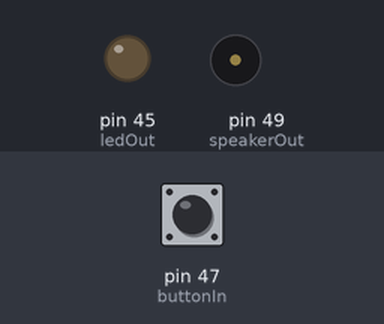
This sketch was run on a simulated Arduino Mega 2560, built with avr-gcc and run on an emulated ATmega2560. Shown: output pins drawn as LEDs (lit = HIGH), buzzer (waves = sounding). The inputs (shaded band) are chosen by the test bench; at power-on: pin 47 (buttonIn) LOW.

Above: at 1.2 s.
1.3 s: pin 47 (buttonIn) pulled HIGH for 0.15 s
At 2.2 s:
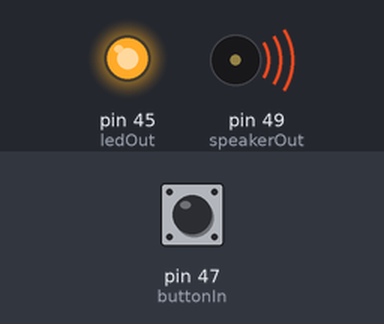
4.4 s: pin 47 (buttonIn) pulled HIGH for 1 s
At 7.99 s:
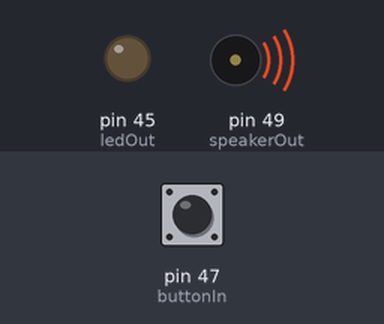
Timing chart, 0 to 9.5 s (numbered marks = the images above; inputs shaded):
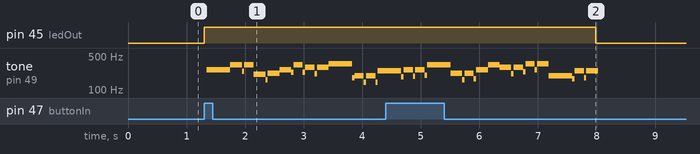

Measured:
- after the input at 1.3 s, pin 45 (ledOut): LOW → HIGH at once; tone on pin 49 (speakerOut): plays 260 Hz for 0.40 s, 328 Hz for 0.20 s, 244 Hz for 0.04 s, 328 Hz for 0.16 s, 210 Hz for 0.20 s, 161 Hz for 0.04 s … (21 notes in this stretch), starting after 0.05 s
- after the input at 4.4 s, pin 45 (ledOut): HIGH → LOW after 3.6 s instead of 0.24 s

The sketch:

homework04_03.ino
```cpp
#define buttonIn 47
#define ledOut 45
#define speakerOut 49
#define c3 7692 // 130 Hz
#define d3 6802 // 147 Hz
#define e3 6060 // 165 Hz
#define f3 5714 // 175 Hz
#define g3 5102 // 196 Hz
#define a3 4545 // 220 Hz
#define b3 4048 // 247 Hz
#define c4 3830 // 261 Hz
#define d4 3400 // 294 Hz
#define e4 3038 // 329 Hz
#define f4 2864 // 349 Hz
#define g4 2550 // 392 Hz
#define a4 2272 // 440 Hz
#define b4 2028 // 493 Hz
#define c5 1912 // 523 Hz
int melody[] = {c4, c4, e4, e4, a3, a3, c4, e4, d4, d4, f4, f4, g3, g3, b3, b3};
int tone_ = c4;
long duration = 200000;
long pause = 10;
void play_melody(){
 long elapsed_time = 0;
 for( int i = 0; i < 16; i++ ){
 tone_ = melody[i];
 elapsed_time = 0;
 while( elapsed_time < duration ){
 if( elapsed_time + tone_ <= duration ){
 digitalWrite(speakerOut,HIGH);
 delayMicroseconds(tone_ / 2);
 digitalWrite(speakerOut,LOW);
 delayMicroseconds(tone_ / 2);
 }
 elapsed_time += tone_;
 }
 delay(pause);
 }
}
void setup(){
 pinMode(buttonIn, INPUT);
 pinMode(ledOut, OUTPUT);
 pinMode(speakerOut, OUTPUT);
}
int val;
void loop(){
 val = digitalRead(buttonIn);
 if (val == HIGH) {
 digitalWrite(ledOut,HIGH);
 play_melody();
}
 else{
 digitalWrite(ledOut,LOW);
 delay(100);
 }

}
```
